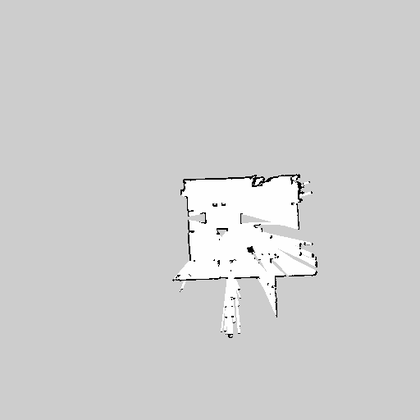
%> input picture hector/hector_geotiff/scripts/map2.pgm, 420 x 420 px, shrunk from 512 x 512 before the run
$ octave read_gray_scale.m   (GNU Octave 9; MATLAB toolbox functions it lacks are replaced by stand-ins)
%> lines starting %> are read from the running program, lines starting %| are printed output that depends on the picture; in (x1, y1, x2, y2) boxes, pixels count from 0 and x2, y2 are one past the last pixel; in counts of white or black regions, pixels touching at a corner belong together; the program's own positions count from 1
map=imread("map2.pgm");
%> map is the input picture: size 420x420 uint8; min 0, max 255, mean 206.9
occupied = 0;
free = 0;
% imshow(map);

l_map = logical(map);
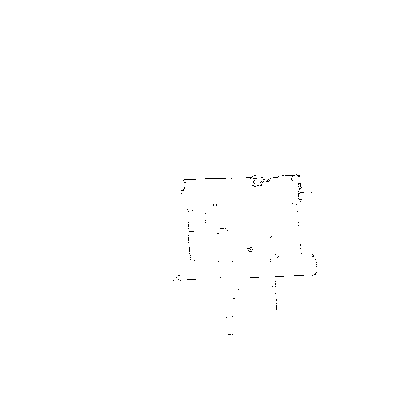
%> l_map: size 420x420 logical; 99.8% white; black in thin lines or dots, all inside (x1, y1, x2, y2) = (173, 174, 317, 335)
imshow(l_map)
for i=1:size(l_map)
    for j=1:size(l_map)
        if l_map(i,j)==0
            occupied = occupied+1;
        else
            free = free + 1;
        end
     end
end
%> after the loop, free = 176105; occupied = 295
